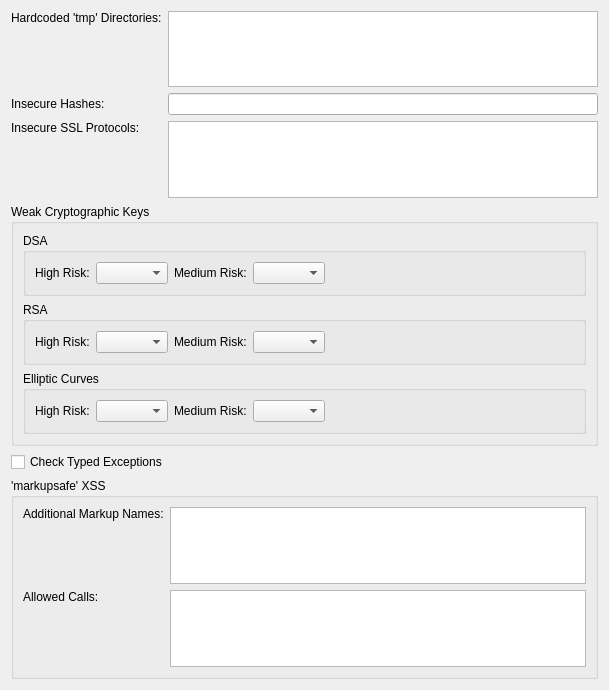
             <widget class="QWidget" name="scrollAreaWidgetContents_2">
              <property name="geometry">
               <rect>
                <x>0</x>
                <y>0</y>
                <width>609</width>
                <height>690</height>
               </rect>
              </property>
              <layout class="QVBoxLayout" name="verticalLayout_13">
               <item>
                <layout class="QGridLayout" name="gridLayout_12">
                 <item row="0" column="0">
                  <widget class="QLabel" name="label_21">
                   <property name="text">
                    <string>Hardcoded 'tmp' Directories:</string>
                   </property>
                   <property name="alignment">
                    <set>Qt::AlignmentFlag::AlignLeading|Qt::AlignmentFlag::AlignLeft|Qt::AlignmentFlag::AlignTop</set>
                   </property>
                  </widget>
                 </item>
                 <item row="0" column="1">
                  <widget class="QPlainTextEdit" name="tmpDirectoriesEdit">
                   <property name="maximumSize">
                    <size>
                     <width>16777215</width>
                     <height>200</height>
                    </size>
                   </property>
                   <property name="toolTip">
                    <string>Enter directory names (one per line) to be checked for</string>
                   </property>
                  </widget>
                 </item>
                 <item row="1" column="0">
                  <widget class="QLabel" name="label_22">
                   <property name="text">
                    <string>Insecure Hashes:</string>
                   </property>
                  </widget>
                 </item>
                 <item row="1" column="1">
                  <widget class="QLineEdit" name="hashesEdit">
                   <property name="toolTip">
                    <string>Enter a list of hash methods to be considered insecure separated by comma</string>
                   </property>
                   <property name="clearButtonEnabled">
                    <bool>true</bool>
                   </property>
                  </widget>
                 </item>
                 <item row="2" column="0">
                  <widget class="QLabel" name="label_23">
                   <property name="text">
                    <string>Insecure SSL Protocols:</string>
                   </property>
                   <property name="alignment">
                    <set>Qt::AlignmentFlag::AlignLeading|Qt::AlignmentFlag::AlignLeft|Qt::AlignmentFlag::AlignTop</set>
                   </property>
                  </widget>
                 </item>
                 <item row="2" column="1">
                  <widget class="QPlainTextEdit" name="insecureSslProtocolsEdit">
                   <property name="maximumSize">
                    <size>
                     <width>16777215</width>
                     <height>200</height>
                    </size>
                   </property>
                   <property name="toolTip">
                    <string>Enter the names of insecure SSL protocols and methods (one per line)</string>
                   </property>
                  </widget>
                 </item>
                </layout>
               </item>
               <item>
                <widget class="QGroupBox" name="groupBox_11">
                 <property name="title">
                  <string>Weak Cryptographic Keys</string>
                 </property>
                 <layout class="QVBoxLayout" name="verticalLayout_10">
                  <item>
                   <widget class="QGroupBox" name="groupBox_12">
                    <property name="title">
                     <string>DSA</string>
                    </property>
                    <layout class="QHBoxLayout" name="horizontalLayout_5">
                     <item>
                      <widget class="QLabel" name="label_24">
                       <property name="text">
                        <string>High Risk:</string>
                       </property>
                      </widget>
                     </item>
                     <item>
                      <widget class="QComboBox" name="dsaHighRiskCombo">
                       <property name="toolTip">
                        <string>Select the bit length below which a DSA key is to be considered very weak</string>
                       </property>
                       <property name="editable">
                        <bool>false</bool>
                       </property>
                      </widget>
                     </item>
                     <item>
                      <widget class="QLabel" name="label_25">
                       <property name="text">
                        <string>Medium Risk:</string>
                       </property>
                      </widget>
                     </item>
                     <item>
                      <widget class="QComboBox" name="dsaMediumRiskCombo">
                       <property name="toolTip">
                        <string>Select the bit length below which a DSA key is to be considered weak</string>
                       </property>
                       <property name="editable">
                        <bool>false</bool>
                       </property>
                      </widget>
                     </item>
                     <item>
                      <spacer name="horizontalSpacer_8">
                       <property name="orientation">
                        <enum>Qt::Orientation::Horizontal</enum>
                       </property>
                       <property name="sizeHint" stdset="0">
                        <size>
                         <width>324</width>
                         <height>20</height>
                        </size>
                       </property>
                      </spacer>
                     </item>
                    </layout>
                   </widget>
                  </item>
                  <item>
                   <widget class="QGroupBox" name="groupBox_13">
                    <property name="title">
                     <string>RSA</string>
                    </property>
                    <layout class="QHBoxLayout" name="horizontalLayout_9">
                     <item>
                      <widget class="QLabel" name="label_26">
                       <property name="text">
                        <string>High Risk:</string>
                       </property>
                      </widget>
                     </item>
                     <item>
                      <widget class="QComboBox" name="rsaHighRiskCombo">
                       <property name="toolTip">
                        <string>Select the bit length below which a RSA key is to be considered very weak</string>
                       </property>
                       <property name="editable">
                        <bool>false</bool>
                       </property>
                      </widget>
                     </item>
                     <item>
                      <widget class="QLabel" name="label_27">
                       <property name="text">
                        <string>Medium Risk:</string>
                       </property>
                      </widget>
                     </item>
                     <item>
                      <widget class="QComboBox" name="rsaMediumRiskCombo">
                       <property name="toolTip">
                        <string>Select the bit length below which a RSA key is to be considered weak</string>
                       </property>
                       <property name="editable">
                        <bool>false</bool>
                       </property>
                      </widget>
                     </item>
                     <item>
                      <spacer name="horizontalSpacer_9">
                       <property name="orientation">
                        <enum>Qt::Orientation::Horizontal</enum>
                       </property>
                       <property name="sizeHint" stdset="0">
                        <size>
                         <width>40</width>
                         <height>20</height>
                        </size>
                       </property>
                      </spacer>
                     </item>
                    </layout>
                   </widget>
                  </item>
                  <item>
                   <widget class="QGroupBox" name="groupBox_14">
                    <property name="title">
                     <string>Elliptic Curves</string>
                    </property>
                    <layout class="QHBoxLayout" name="horizontalLayout_10">
                     <item>
                      <widget class="QLabel" name="label_28">
                       <property name="text">
                        <string>High Risk:</string>
                       </property>
                      </widget>
                     </item>
                     <item>
                      <widget class="QComboBox" name="ecHighRiskCombo">
                       <property name="toolTip">
                        <string>Select the bit length below which an Elliptic Curve is to be considered very weak</string>
                       </property>
                       <property name="editable">
                        <bool>false</bool>
                       </property>
                      </widget>
                     </item>
                     <item>
                      <widget class="QLabel" name="label_29">
                       <property name="text">
                        <string>Medium Risk:</string>
                       </property>
                      </widget>
                     </item>
                     <item>
                      <widget class="QComboBox" name="ecMediumRiskCombo">
                       <property name="toolTip">
                        <string>Select the bit length below which an Elliptic Curve is to be considered weak</string>
                       </property>
                       <property name="editable">
                        <bool>false</bool>
                       </property>
                      </widget>
                     </item>
                     <item>
                      <spacer name="horizontalSpacer_10">
                       <property name="orientation">
                        <enum>Qt::Orientation::Horizontal</enum>
                       </property>
                       <property name="sizeHint" stdset="0">
                        <size>
                         <width>40</width>
                         <height>20</height>
                        </size>
                       </property>
                      </spacer>
                     </item>
                    </layout>
                   </widget>
                  </item>
                 </layout>
                </widget>
               </item>
               <item>
                <widget class="QCheckBox" name="typedExceptionsCheckBox">
                 <property name="toolTip">
                  <string>Select to also check for insecure exception handling for typed exceptions</string>
                 </property>
                 <property name="text">
                  <string>Check Typed Exceptions</string>
                 </property>
                </widget>
               </item>
               <item>
                <widget class="QGroupBox" name="groupBox_21">
                 <property name="title">
                  <string>'markupsafe' XSS</string>
                 </property>
                 <layout class="QGridLayout" name="gridLayout_7">
                  <item row="0" column="0">
                   <widget class="QLabel" name="label_39">
                    <property name="text">
                     <string>Additional Markup Names:</string>
                    </property>
                    <property name="alignment">
                     <set>Qt::AlignmentFlag::AlignLeading|Qt::AlignmentFlag::AlignLeft|Qt::AlignmentFlag::AlignTop</set>
                    </property>
                   </widget>
                  </item>
                  <item row="0" column="1">
                   <widget class="QPlainTextEdit" name="additionalMarkupNamesEdit">
                    <property name="maximumSize">
                     <size>
                      <width>16777215</width>
                      <height>200</height>
                     </size>
                    </property>
                    <property name="toolTip">
                     <string>Enter the names (one per line) of additional markup functions</string>
                    </property>
                   </widget>
                  </item>
                  <item row="1" column="0">
                   <widget class="QLabel" name="label_40">
                    <property name="text">
                     <string>Allowed Calls:</string>
                    </property>
                    <property name="alignment">
                     <set>Qt::AlignmentFlag::AlignLeading|Qt::AlignmentFlag::AlignLeft|Qt::AlignmentFlag::AlignTop</set>
                    </property>
                   </widget>
                  </item>
                  <item row="1" column="1">
                   <widget class="QPlainTextEdit" name="allowedEscapeFunctionsEdit">
                    <property name="maximumSize">
                     <size>
                      <width>16777215</width>
                      <height>200</height>
                     </size>
                    </property>
                    <property name="toolTip">
                     <string>Enter names (one per line) of safe escape functions</string>
                    </property>
                   </widget>
                  </item>
                 </layout>
                </widget>
               </item>
              </layout>
             </widget>
